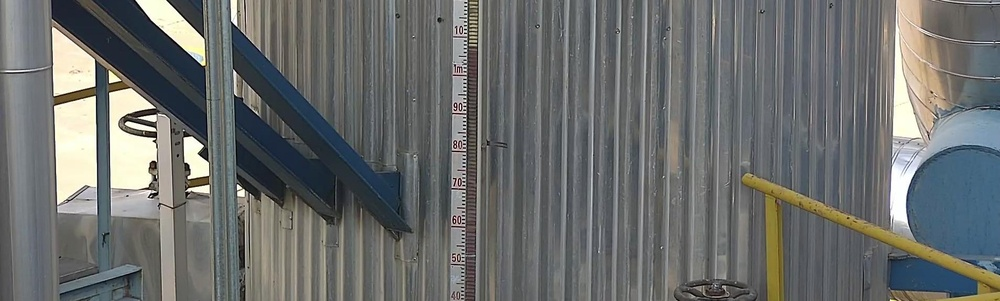
#> input picture addimg_xml/data/img/clock_20200102_114.jpg, 1000 x 301 px, shrunk from 1908 x 575 before the run; its folder holds only this picture in this run
$ python bri_col_con_sha.py
#> lines starting #> are read from the running program, lines starting #| are printed output that depends on the picture
# -*- coding: utf-8 -*-
"""
@Author :       wyl
@Email :  wangyl306@163.com
@Date :      2020/5/14
"""

import os
import shutil
from PIL import Image
from PIL import ImageEnhance
from tqdm import tqdm

# 原始图像
def ImageAugument():
    imgs_save_dir = 'data/other_imgs/'
    if not os.path.exists(imgs_save_dir):
        os.makedirs(imgs_save_dir)
    xmls_save_dir = 'data/other_xmls/'
    if not os.path.exists(xmls_save_dir):
        os.makedirs(xmls_save_dir)
    path = "data/img"  # 文件夹目录
    xml_path="data/xml"
    files = os.listdir(path)  # 得到文件夹下的所有文件名称
    # 遍历文件夹
    prefix = path + '/'
    print("begin>>>")
    for file in tqdm(files):
        image = Image.open(prefix + file)
#> image is the input picture: PIL image 1000x301 RGB; mean R, G, B 107.4, 109.7, 108.5
        xml=xml_path+"/"+file[:-4]+".xml"
       # image.show()

        # 亮度增强
        enh_bri = ImageEnhance.Brightness(image)
        brightness = 0.9
        image_brightened = enh_bri.enhance(brightness)
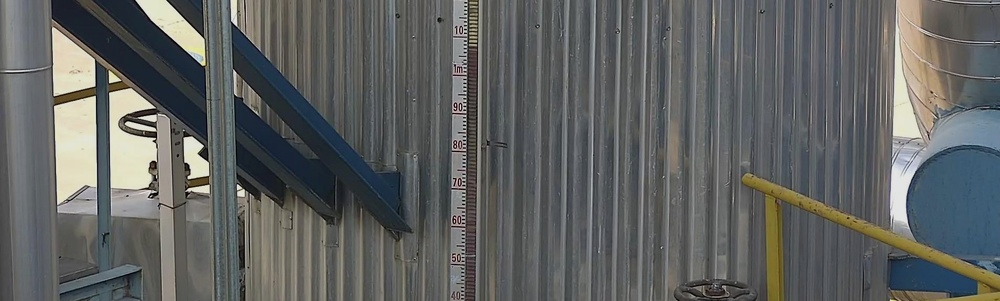
#> image_brightened: PIL image 1000x301 RGB; mean R, G, B 96.2, 98.3, 97.2
        image_brightened.save(imgs_save_dir + file[:-4] + 'lig' + '.jpg')
        new_name = xmls_save_dir+"/"+file[:-4]+"lig"+".xml" # 为文件赋予新名字
        shutil.copyfile(xml, new_name)

        # # 色度增强
        enh_col = ImageEnhance.Color(image)
        color = 1.5
        image_colored = enh_col.enhance(color)
        image_colored.save(imgs_save_dir + file[:-4] + 'col' + '.jpg')
        new_name = xmls_save_dir+"/"+file[:-4]+"col"+".xml" # 为文件赋予新名字
        shutil.copyfile(xml, new_name)

        # 对比度增强
        enh_con = ImageEnhance.Contrast(image)
        contrast = 1.5
        image_contrasted = enh_con.enhance(contrast)
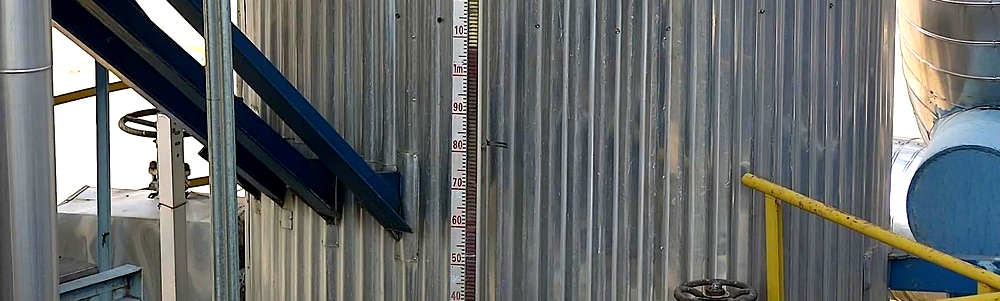
#> image_contrasted: PIL image 1000x301 RGB; mean R, G, B 103.5, 107, 107
        image_contrasted.save(imgs_save_dir + file[:-4] + 'con' + '.jpg')
        new_name = xmls_save_dir+"/"+file[:-4]+"con"+".xml" # 为文件赋予新名字
        shutil.copyfile(xml, new_name)

        # 锐度增强
        enh_sha = ImageEnhance.Sharpness(image)
        sharpness = 1.5
        image_sharped = enh_sha.enhance(sharpness)
        image_sharped.save(imgs_save_dir + file[:-4] + 'mor' + '.jpg')
        new_name = xmls_save_dir+"/"+file[:-4]+"mor"+".xml" # 为文件赋予新名字
        shutil.copyfile(xml, new_name)

    print("Done")

if __name__ == '__main__':
    ImageAugument()
